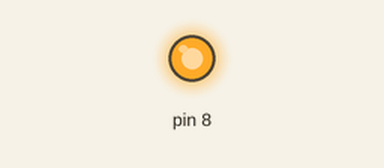
This sketch was run on a simulated Arduino Uno, built with avr-gcc and run on an emulated ATmega328P. On the bench: output pins drawn as LEDs (lit = HIGH).

Above: at 0.6 s.
At 4.2 s:
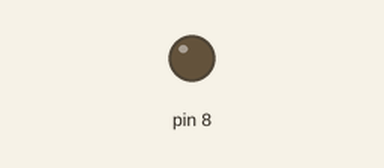
Timing chart, 0 to 9.4 s (numbered marks = the images above):
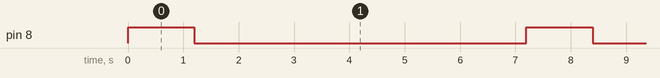

The sketch:

Practical_No_2.ino
```cpp
void setup()
{
  pinMode(8, OUTPUT);
}

void loop()
{
  digitalWrite(8, HIGH);
  delay(1200); // Wait for 1200 millisecond(s)
  digitalWrite(8, LOW);
  delay(1200); // Wait for 1200 millisecond(s)
  digitalWrite(7, HIGH);
  delay(1200); // Wait for 1200 millisecond(s)
  digitalWrite(7, LOW);
  delay(1200);
  digitalWrite(4,HIGH);
  delay(1200);
  digitalWrite(4,LOW);
  delay(1200);
}
```

Measured:
- by itself, pin 8: alternates HIGH for 1.2 s and LOW for 6.0 s
